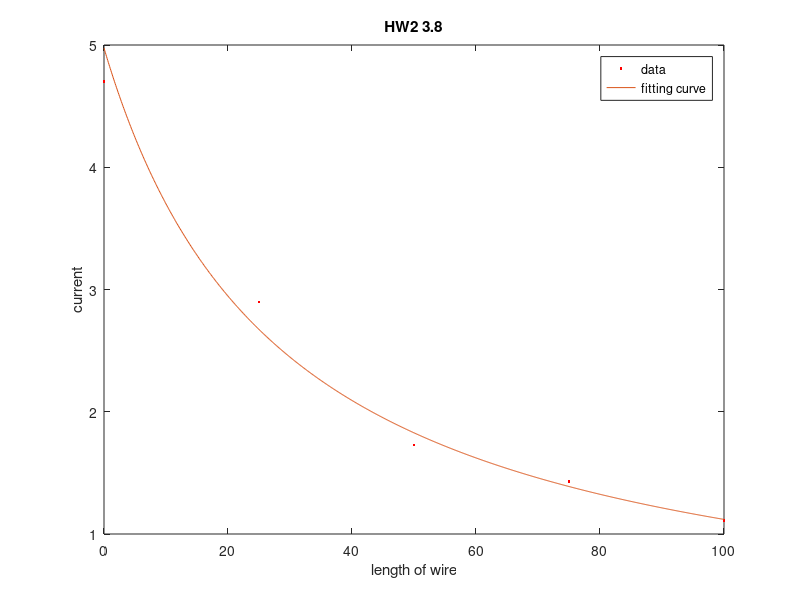

MATLAB code for this plot:
clc;
clear;
A=0;
B=0;
xp=[0
25
50
75
100];
yp=[4.7
2.9
1.73
1.43
1.11];
for i=1:5
    A=A+[1;xp(i)]*[1,xp(i)];
    B=B+[1;xp(i)]*(1/yp(i));
end
w=A^(-1)*B;
figure(1);
plot(xp,yp,'.','color','red');
hold on;
x=0:0.1:100;
y=w(1)+w(2)*x;
plot(x,1./y);
title('HW2 3.8')
legend('data','fitting curve','location','northeast')
xlabel('length of wire');
ylabel('current');
